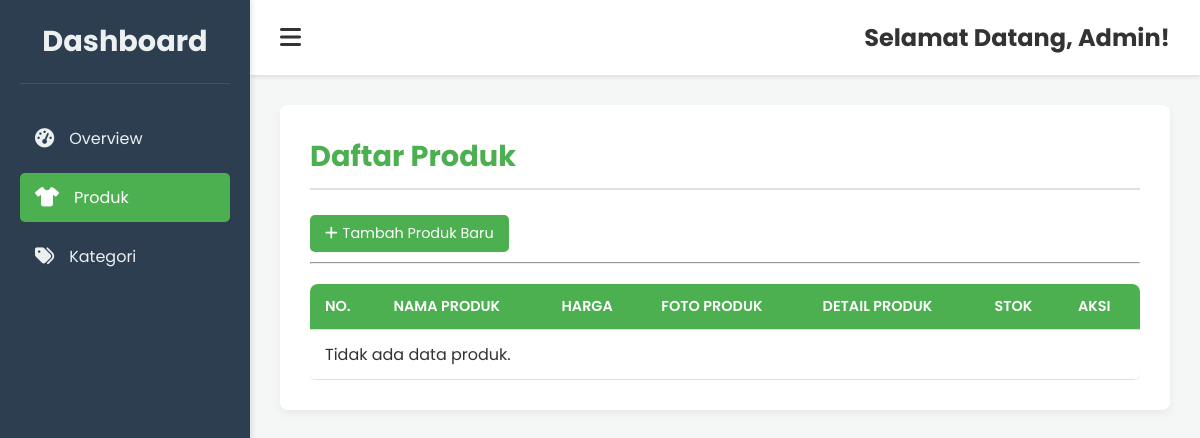
/index.php?section=products, run on an earlier commit of the app's database.
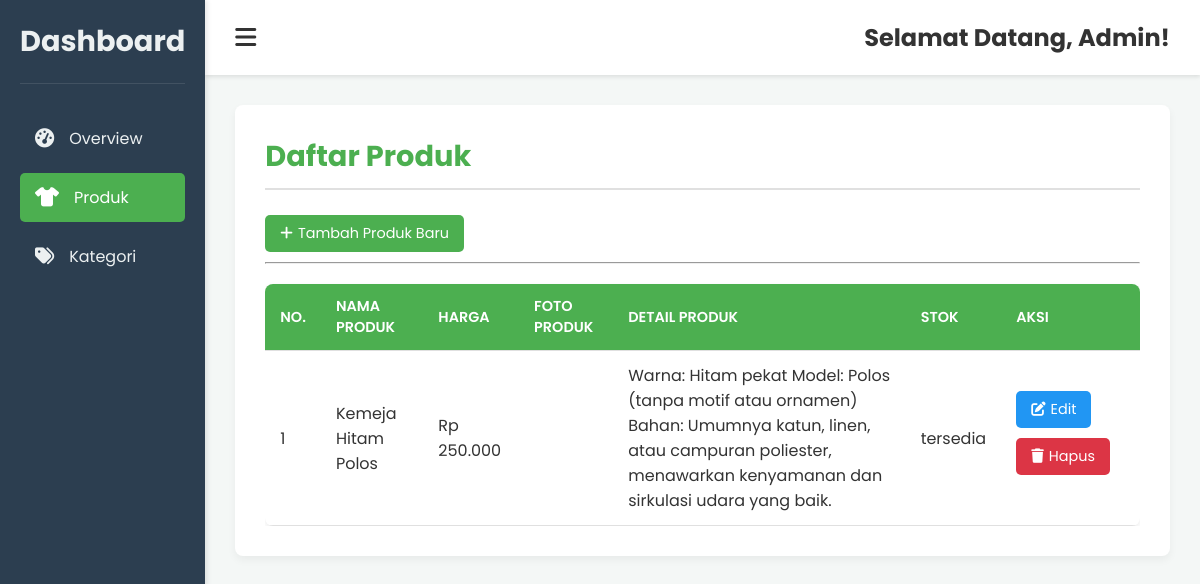
And on a later commit of the database.
### tables this page shows
CREATE TABLE `produk` (
  `id` int(11) NOT NULL,
  `kategori_id` int(11) DEFAULT NULL,
  `nama` varchar(255) DEFAULT NULL,
  `harga` double DEFAULT NULL,
  `foto` varchar(255) DEFAULT NULL,
  `detail` text DEFAULT NULL,
  `stok_produk` enum('habis','tersedia') DEFAULT 'tersedia'
);

### index.php (the view, shortened to what this page needs)
<?php
    include("koneksiDB.php");
    $currentSection = isset($_GET['section']) ? $_GET['section'] : 'overview';
?>
<!DOCTYPE html>
<html lang="id">
<head>
    <link rel="stylesheet" href="style.css">
    <link rel="stylesheet" href="https://cdnjs.cloudflare.com/ajax/libs/font-awesome/6.5.2/css/all.min.css">
</head>
<body>
    <div class="sidebar">
        <div class="sidebar-header">
            <h3>Dashboard</h3>
        </div>
        <ul class="sidebar-menu">
            <li><a href="index.php?section=overview" class="<?php echo ($currentSection == 'overview' ? 'active' : ''); ?>" data-section="overview"><i class="fas fa-tachometer-alt"></i> <span>Overview</span></a></li>
            <li><a href="index.php?section=products" class="<?php echo ($currentSection == 'products' ? 'active' : ''); ?>" data-section="products"><i class="fas fa-tshirt"></i> <span>Produk</span></a></li>
            <li><a href="index.php?section=categories" class="<?php echo ($currentSection == 'categories' ? 'active' : ''); ?>" data-section="categories"><i class="fas fa-tags"></i> <span>Kategori</span></a></li>
        </ul>
    </div>
    <div class="main-content">
        <header class="navbar">
            <button class="sidebar-toggle" id="sidebarToggle"><i class="fas fa-bars"></i></button>
            <h2>Selamat Datang, Admin!</h2>
        </header>
        <div class="dashboard-sections">
            <section id="products" class="dashboard-section <?php echo ($currentSection == 'products' ? 'active' : ''); ?>">
                <h3>Daftar Produk</h3>
                <a href="tambahProduk.php" class="add-button"><i class="fas fa-plus"></i> Tambah Produk Baru</a>
                <hr>
                <div class="table-container">
                    <table>
                        <thead>
                            <tr>
                                <th>No.</th>
                                <th>Nama Produk</th>
                                <th>Harga</th>
                                <th>Foto Produk</th>
                                <th>Detail Produk</th>
                                <th>Stok</th>
                                <th>Aksi</th>
                            </tr>
                        </thead>
                        <tbody>
                            <?php
                                $no_produk = 1;
                                $query_produk = mysqli_query($koneksi,"SELECT * FROM produk");
                                if (mysqli_num_rows($query_produk) > 0) {
                                    while ($data_produk = mysqli_fetch_array($query_produk)) {
                            ?>
                            <tr>
                                <td><?php echo $no_produk++ ?></td>
                                <td><?php echo $data_produk['nama'] ?></td>
                                <td>Rp <?php echo number_format($data_produk['harga'], 0, ',', '.'); ?></td>
                                <td><?php echo $data_produk['foto'] ?></td>
                                <td><?php echo $data_produk['detail'] ?></td>
                                <td><?php echo $data_produk['stok_produk'] ?></td>
                                <td>
                                    <a href="editProduk.php?id=<?php echo $data_produk['id']?>" class="edit-button"><i class="fas fa-edit"></i> Edit</a>
                                    <a href="hapusProduk.php?id=<?php echo $data_produk['id']?>" class="delete-button" onclick="return confirm('Yakin ingin menghapus?')"><i class="fas fa-trash"></i> Hapus</a>
                                </td>
                            </tr>
                            <?php
                                    }
                                } else {
                                    echo "<tr><td colspan='7'>Tidak ada data produk.</td></tr>";
                                }
                            ?>
                        </tbody>
                    </table>
                </div>
            </section>
        </div>
    </div>
</body>
</html>

### style.css (style rules this page uses)
:root { --primary-color: #4CAF50; --secondary-color: #2196F3; --background-color: #f4f7f6; --card-background: #ffffff; --text-color: #333; --border-color: #e0e0e0; --sidebar-width: 250px; }
* { margin: 0; padding: 0; box-sizing: border-box; }
body { font-family: 'Poppins', sans-serif; background-color: var(--background-color); color: var(--text-color); display: flex; min-height: 100vh; }
.sidebar { width: var(--sidebar-width); background-color: #2c3e50; color: #ecf0f1; padding: 20px; display: flex; flex-direction: column; box-shadow: 2px 0 5px rgba(0,0,0,0.1); transition: width 0.3s ease; z-index: 100; }
.sidebar-header { text-align: center; margin-bottom: 30px; padding-bottom: 20px; border-bottom: 1px solid rgba(255,255,255,0.1); }
.sidebar-header h3 { font-size: 1.8rem; margin: 0; white-space: nowrap; overflow: hidden; text-overflow: ellipsis; }
.sidebar-menu { list-style: none; flex-grow: 1; }
.sidebar-menu li { margin-bottom: 10px; }
.sidebar-menu a { display: flex; align-items: center; padding: 12px 15px; color: #ecf0f1; text-decoration: none; border-radius: 5px; transition: background-color 0.3s ease, color 0.3s ease; white-space: nowrap; }
.sidebar-menu a i { margin-right: 15px; font-size: 1.2rem; }
.sidebar-menu a:hover, .sidebar-menu a.active { background-color: var(--primary-color); color: white; }
.main-content { flex-grow: 1; display: flex; flex-direction: column; background-color: var(--background-color); transition: margin-left 0.3s ease; }
.navbar { background-color: var(--card-background); padding: 20px 30px; display: flex; justify-content: space-between; align-items: center; box-shadow: 0 2px 4px rgba(0,0,0,0.1); z-index: 99; }
.navbar h2 { font-size: 1.5rem; color: var(--text-color); }
.sidebar-toggle { background: none; border: none; font-size: 1.5rem; color: var(--text-color); cursor: pointer; margin-right: 20px; transition: color 0.3s ease; }
.dashboard-sections { padding: 30px; flex-grow: 1; overflow-y: auto; }
.dashboard-section { display: none; background-color: var(--card-background); padding: 30px; border-radius: 8px; box-shadow: 0 4px 8px rgba(0,0,0,0.05); margin-bottom: 20px; }
.dashboard-section.active { display: block; }
.dashboard-section h3 { font-size: 1.8rem; margin-bottom: 25px; color: var(--primary-color); border-bottom: 2px solid var(--border-color); padding-bottom: 10px; }
.table-container { overflow-x: auto; }
table { width: 100%; border-collapse: collapse; margin-top: 20px; background-color: #fff; border-radius: 8px; overflow: hidden; box-shadow: 0 2px 5px rgba(0,0,0,0.08); }
table th, table td { padding: 12px 15px; text-align: left; border-bottom: 1px solid var(--border-color); }
table th { background-color: var(--primary-color); color: white; font-weight: 600; text-transform: uppercase; font-size: 0.9rem; }
.add-button, .edit-button, .delete-button, .view-button, .update-button, .save-button { background-color: var(--primary-color); color: white; border: none; padding: 8px 15px; border-radius: 5px; cursor: pointer; font-size: 0.9rem; transition: background-color 0.3s ease; display: inline-flex; align-items: center; gap: 5px; margin-right: 5px; margin-bottom: 10px; text-decoration: none; }
.edit-button { background-color: var(--secondary-color); }
.delete-button { background-color: #DC3545; }

What changed in the data, as far as the page shows it:
added produk: nama "Kemeja Hitam Polos", harga "250.000", detail "Warna: Hitam pekat Model: Polos (tanpa motif atau ornamen) Bahan: Umumnya katun, linen, atau campuran poliester, menawarkan kenyamanan dan sirkulasi udara yang baik.", stok_produk "tersedia"
Also different on the page:
text no longer shown: "Tidak ada data produk."
